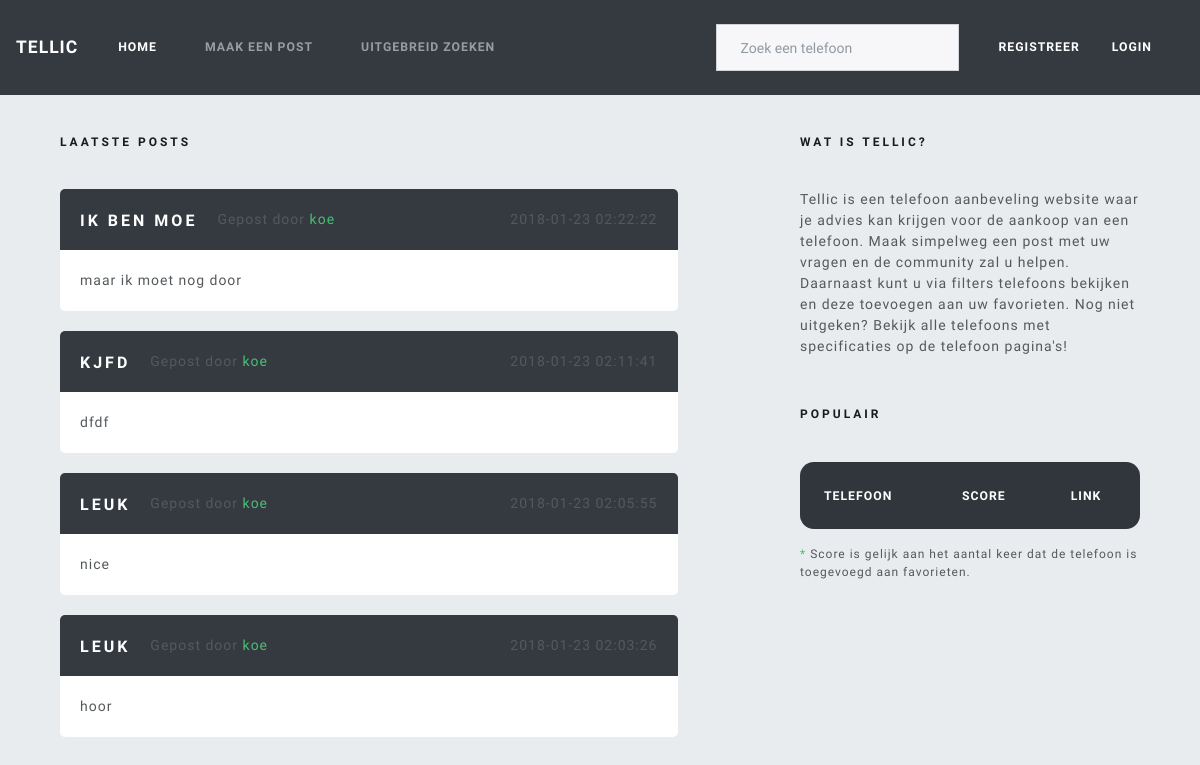
Before: / with the older database file.
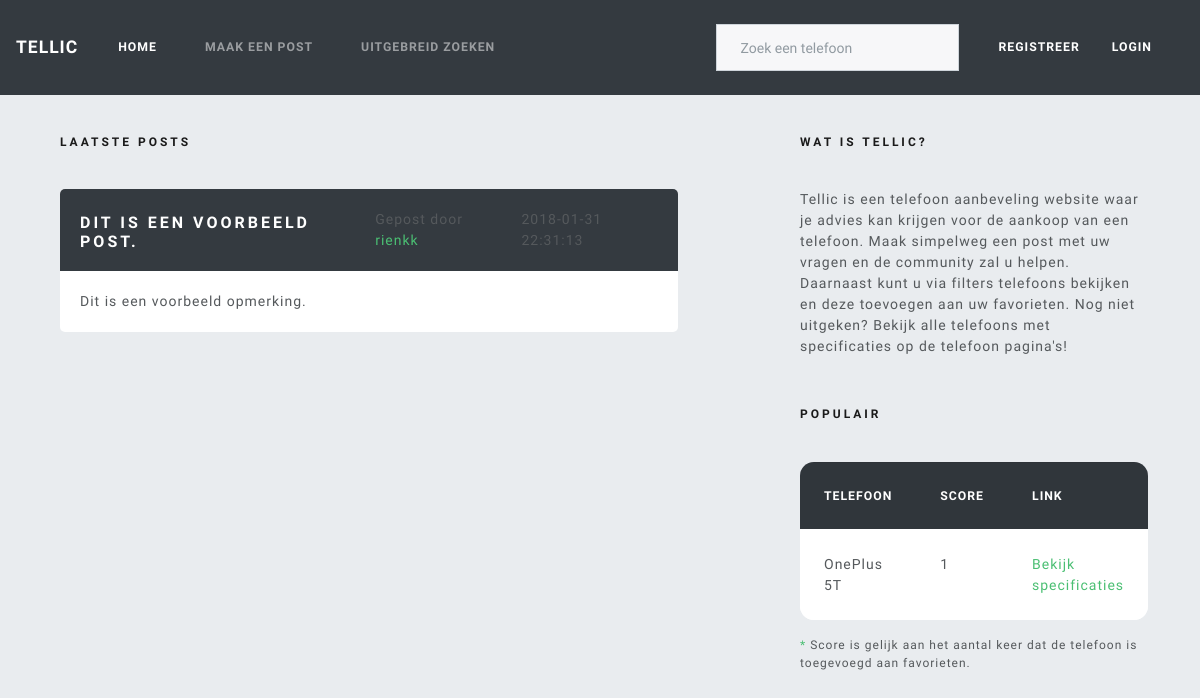
After: the same page with the newer database file.
### models.py (models this page shows, shortened)
class Post(db.Model):
    id = db.Column(db.Integer, primary_key=True)
    user_id = db.Column(db.Integer, db.ForeignKey('user.id'), nullable=False)
    title = db.Column(db.String(255), nullable=False)
    text = db.Column(db.String(255), nullable=False)
    created_on = db.Column(db.DateTime, server_default=db.func.now())
    replies = db.relationship('Reply', backref='post', lazy=True)

class User(db.Model):
    id = db.Column(db.Integer, primary_key=True)
    username = db.Column(db.String(80), unique=True, nullable=False)
    password = db.Column(db.String(255), nullable=False, server_default='')
    created_on = db.Column(db.DateTime, server_default=db.func.now())
    posts = db.relationship('Post', backref='user', lazy=True)
    replies = db.relationship('Reply', backref='user', lazy=True)
    favorites = db.relationship('Favorite', backref='user', lazy=True)

class Favorite(db.Model):
    id = db.Column(db.Integer, primary_key=True)
    user_id = db.Column(db.Integer, db.ForeignKey('user.id'), nullable=False)
    phone = db.Column(db.String(80), nullable=False)

### controllers.py (the view)
@app.route("/")
def index():
    posts = Post.query.order_by(desc(Post.created_on)).all()
    phones = Favorite.query.all()
    popular = Counter([phone.phone for phone in phones]).most_common(3)
    return render_template("index.html", posts=posts, popular=popular)

### templates/index.html (shortened to what this page needs)
{% extends "layout.html" %}
{% block includes %}
    <link rel="stylesheet" type="text/css" href="{{ url_for('static',filename='styles/index.css') }}">
{% endblock %}
{% block main %}
  <div class="row">
    <div class="col-sm-7">
      <h6>Laatste posts</h6>
      {% set paginationController = ['1'] %}
      <div class="pagination-wrapper 1">
      {% for post in posts %}
        <div class="post">
          <div class="upper bg-dark">
            <div class="left">
              <a href= "{{ url_for('post', post_id=post['id']) }}"><h5>{{post['title']}}</h5></a>
              <p>Gepost door <span><a class="focus" href="{{ url_for('profiel', username=post.user['username']) }}">{{ post.user['username'] }}</a></span></p>
            </div>
            <div class="right">
              <p>{{ post['created_on'] }}</p>
            </div>
          </div>
          <div class="post-content">{{post['text']|safe}}</div>
        </div>
        {% if loop.last %}
          </div>
        {% endif %}
      {% endfor %}
    </div>
    <div class="col-sm-4">
      <h6>Wat is Tellic?</h6>
      <p class="explenation">Tellic is een telefoon aanbeveling website waar je advies kan krijgen voor de aankoop van een telefoon. Maak simpelweg een post met uw vragen en de community zal u helpen. Daarnaast kunt u via filters telefoons bekijken en deze toevoegen aan uw favorieten. Nog niet uitgeken? Bekijk alle telefoons met specificaties op de telefoon pagina's!</p>
        <h6>Populair</h6>
        <table class="table">
          <tr class="table-active">
            <th>Telefoon</th>
            <th>Score</th>
            <Th>Link</Th>
          </tr>
          {% for phone in popular %}
          <tr class="table-secondary">
            <td>{{ phone[0] }}</td>
            <td>{{ phone[1] }}</td>
            <td> <a class="focus" href="{{ url_for('display', phone=phone[0]) }}" class="card-link">Bekijk specificaties</a></td>
          </tr>
          {% endfor %}
        </table>
        <p class="note"><span class="focus">*</span> Score is gelijk aan het aantal keer dat de telefoon is toegevoegd aan favorieten.</p>
    </div>
  </div>
{% endblock %}

### templates/layout.html (shortened to what this page needs)
<!DOCTYPE html>
<html lang="nl">
  <head>
    {% block includes %}{% endblock %}
    <link rel="stylesheet" href="{{ url_for('static',filename='styles/style.css') }}">
    <link rel="stylesheet" href="https://maxcdn.bootstrapcdn.com/bootswatch/4.0.0-beta.3/lux/bootstrap.min.css">
  </head>
  <body>
    {% include 'navigation.html' %}
    <main>
      {% block main %}{% endblock %}
    </main>
  </body>
</html>

### templates/navigation.html (shortened to what this page needs)
<nav class="navbar navbar-expand-lg navbar-dark bg-dark">
  <a class="navbar-brand" href="{{ url_for('index') }}">Tellic</a>
  <div class="collapse navbar-collapse" id="navbarColor01">
    <ul class="navbar-nav mr-auto">
      <li class="nav-item active">
        <a class="nav-link" href="{{ url_for('index') }}">Home<span class="sr-only">(current)</span></a>
      </li>
      <li class="nav-item">
        <a class="nav-link" href="{{ url_for('createPost') }}">Maak een post</a>
      </li>
      <li class="nav-item">
        <a class="nav-link" href="{{ url_for('browse') }}">Uitgebreid zoeken</a>
      </li>
    </ul>
    <form class="search-form form-inline my-2 my-lg-0 nav-item">
      <input class="form-control mr-sm-2" type="text" name="fname" id="fname" onkeyup="myFunction(this.value, 'navigation')" placeholder="Zoek een telefoon">
    </form>
    {% if current_user.is_authenticated %}
      <ul class="nav navbar-nav navbar-right">
        <li class="nav-item"><a class="text-white" href="{{ url_for('profiel', username=current_user.username) }}"></span>Hallo, {{ current_user.username }} </a></li>
        <li class="nav-item"><a class="text-white" href="{{ url_for('logout') }}"></span >Log uit</a></li>
      </ul>
    {% else %}
      <ul class="nav navbar-nav navbar-right">
        <li class="nav-item"><a class="text-white" href="{{ url_for('register') }}"></span>Registreer</a></li>
        <li class="nav-item"><a class="text-white" href="{{ url_for('login') }}"></span >Login</a></li>
      </ul>
    {% endif %}
  </div>
</nav>
<div class="search-drop">
</div>

### static/styles/index.css (style rules this page uses)
main { padding: 40px 60px; }
.row { display: -webkit-flex; display: -ms-flex; display: flex; justify-content: space-between; }
.row h6 { margin-bottom: 40px; }
.post { background: white; border-radius: 5px; width: 100%; margin-bottom: 20px; text-align: left; }
.post p { margin-bottom: 0px; }
.post-content { padding: 20px; }
.upper { border-top-right-radius: 5px; border-top-left-radius: 5px; width: 100%; display: flex; align-items: flex-end; justify-content: space-between; padding: 20px; }
.left { display: flex; align-items: flex-end; }
.upper p { display: block; margin: 0 0 0 20px; }
.focus { color: #4BBF73; }
.upper h5 { margin-bottom: 0px; color: white; }
.table-active { background: #343a40 !important; color: white; }
table { border-collapse: collapse; padding: 5px; border-radius: 1em; overflow: hidden; }
.note { font-size: 12px; }
.explenation { margin-bottom: 50px; }

### static/styles/style.css (style rules this page uses)
body { background: #e9ecef !important; padding-bottom: 50px; }
main { max-width: 1800px !important; margin: 0 auto !important; }
.search-form { position: relative; }
.navbar { position: relative !important; padding-bottom: 0px !important; }
.search-drop { width: 100%; background: #343a40; display: -webkit-flex; display: -ms-flex; display: flex; -webkit-flex-wrap: wrap; -ms-flex-wrap: wrap; flex-wrap: wrap; padding: 0.75rem 10px 0.75rem 10px; }

Changed rows visible on the page:
removed Post: title "IK BEN MOE", user.username "koe", created_on "2018-01-23 02:22:22", text "maar ik moet nog door"
removed Post: title "KJFD", user.username "koe", created_on "2018-01-23 02:11:41", text "dfdf"
removed Post: title "LEUK", user.username "koe", created_on "2018-01-23 02:05:55", text "nice"
removed Post: title "LEUK", user.username "koe", created_on "2018-01-23 02:03:26", text "hoor"
added Post: title "DIT IS EEN VOORBEELD POST.", user.username "rienkk", created_on "2018-01-31 22:31:13", text "Dit is een voorbeeld opmerking."
added Favorite: phone "OnePlus 5T", user "1"
